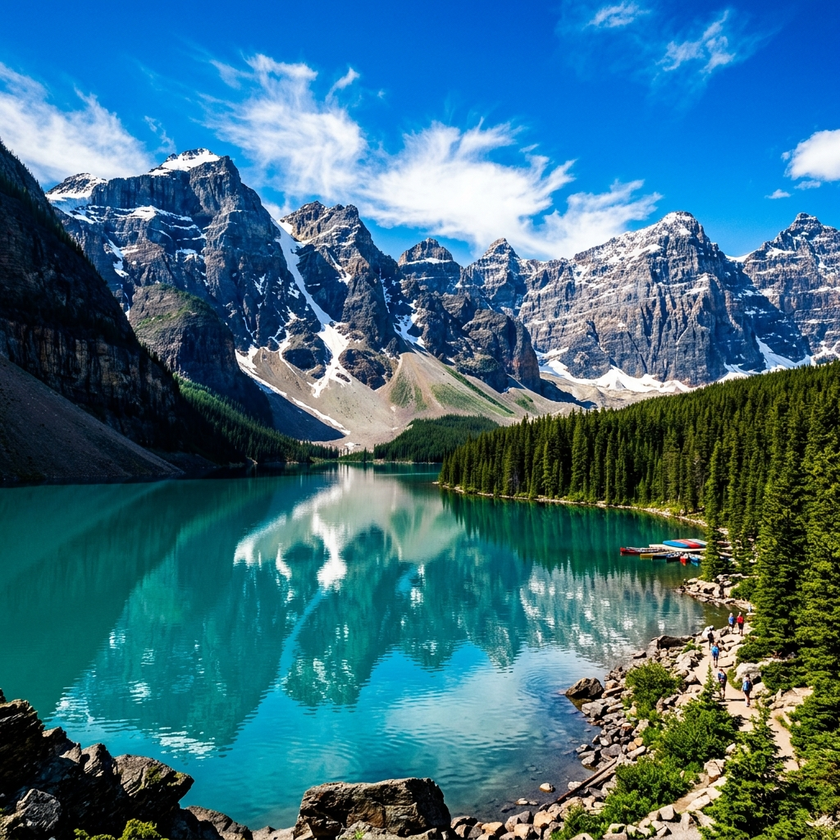
#> input picture sample.png, 840 x 840 px, shrunk from 1024 x 1024 before the run
$ jupyter execute image-filter-lab.ipynb
#> lines starting #> are read from the running program, lines starting #| are printed output that depends on the picture
# Image Filter Lab
Using OpenCV to apply common image processing filters: Grayscale, Blur, and Edge Detection.

[cell 1]
import cv2
import matplotlib.pyplot as plt

# Load image
image = cv2.imread('sample.png')
#> image is the input picture: shape (840, 840, 3); mean B, G, R 129.6, 109.8, 58.1
image_rgb = cv2.cvtColor(image, cv2.COLOR_BGR2RGB)

# 1. Grayscale
gray = cv2.cvtColor(image, cv2.COLOR_BGR2GRAY)
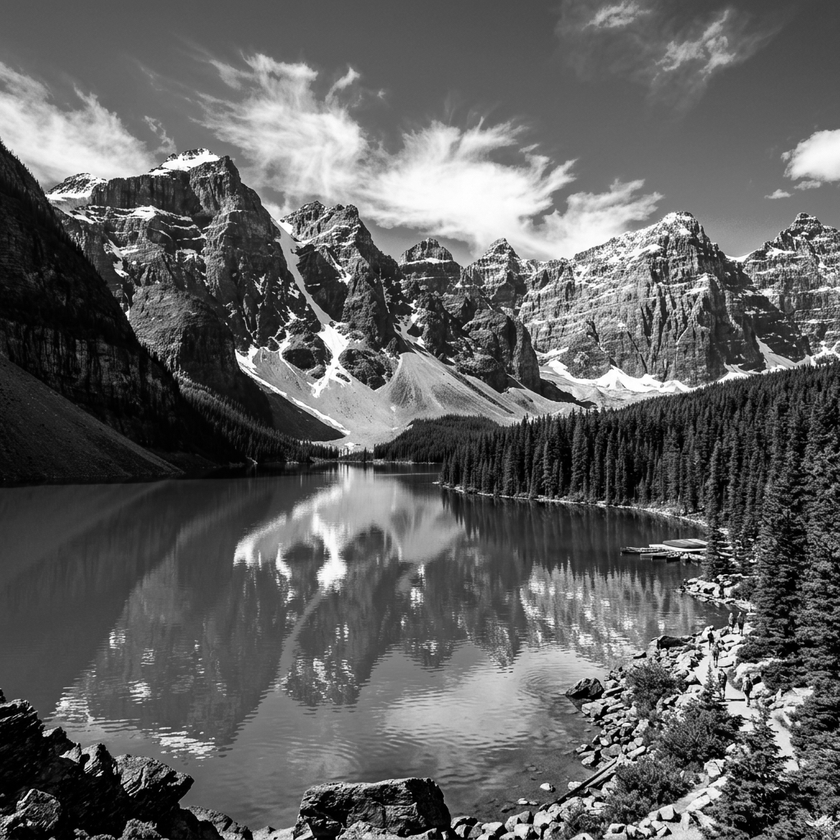
#> gray: shape (840, 840); min 0, max 255, mean 96.6

# 2. Blur (Gaussian)
blur = cv2.GaussianBlur(image_rgb, (15, 15), 0)
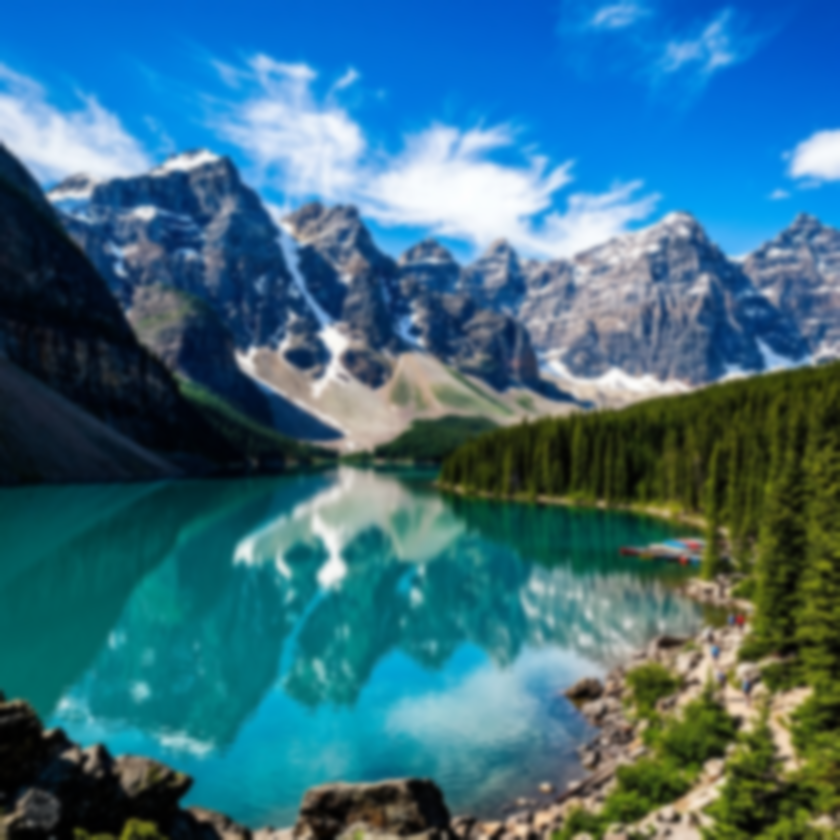
#> blur: shape (840, 840, 3); mean R, G, B 58.1, 109.8, 129.6

# 3. Edge Detection (Canny)
edges = cv2.Canny(gray, 100, 200)
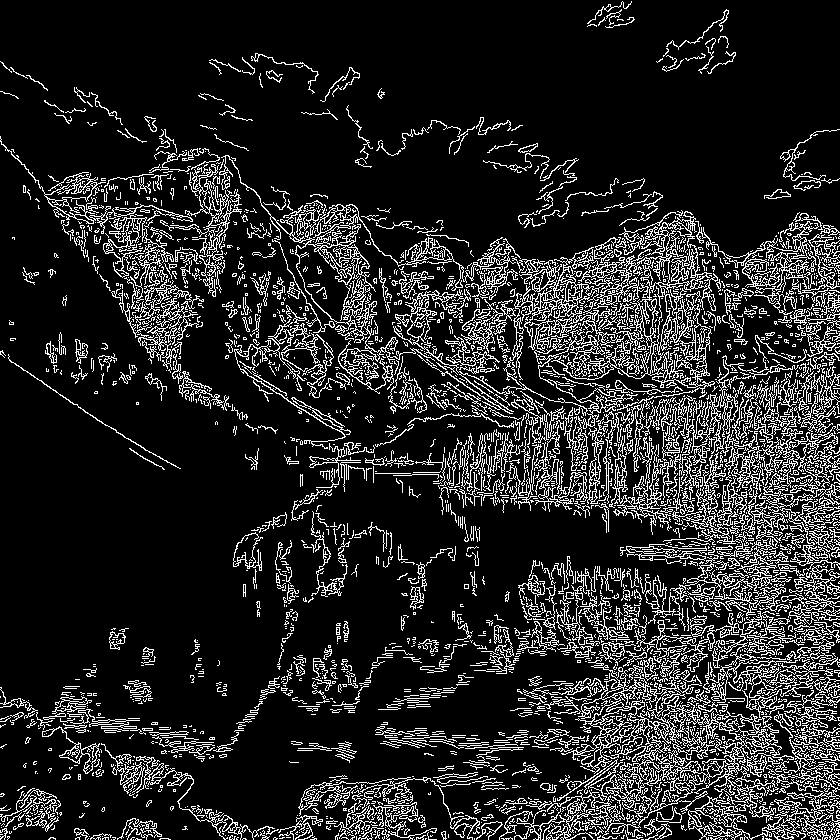
#> edges: shape (840, 840); 14.8% white in thin lines or dots

# Show comparison
plt.figure(figsize=(15, 10))

plt.subplot(2, 2, 1)
plt.imshow(image_rgb)
plt.title('Original')
plt.axis('off')

plt.subplot(2, 2, 2)
plt.imshow(gray, cmap='gray')
plt.title('Grayscale')
plt.axis('off')

plt.subplot(2, 2, 3)
plt.imshow(blur)
plt.title('Gaussian Blur')
plt.axis('off')

plt.subplot(2, 2, 4)
plt.imshow(edges, cmap='gray')
plt.title('Canny Edge Detection')
plt.axis('off')

plt.tight_layout()
plt.show()
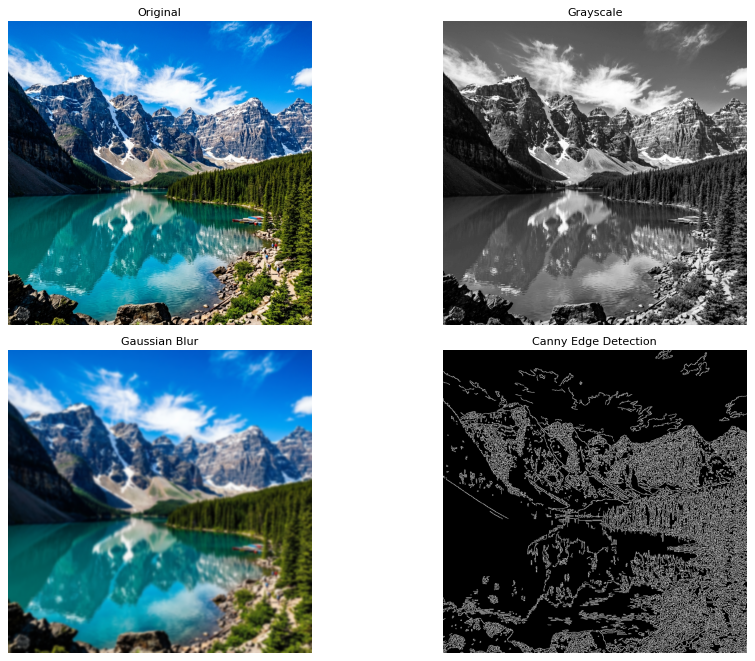
#> figure drawn by matplotlib, 4 panels
